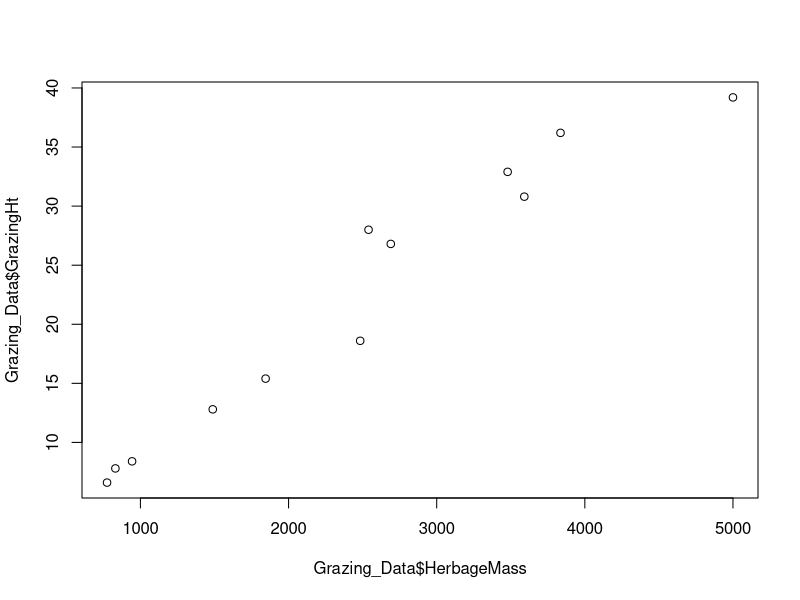
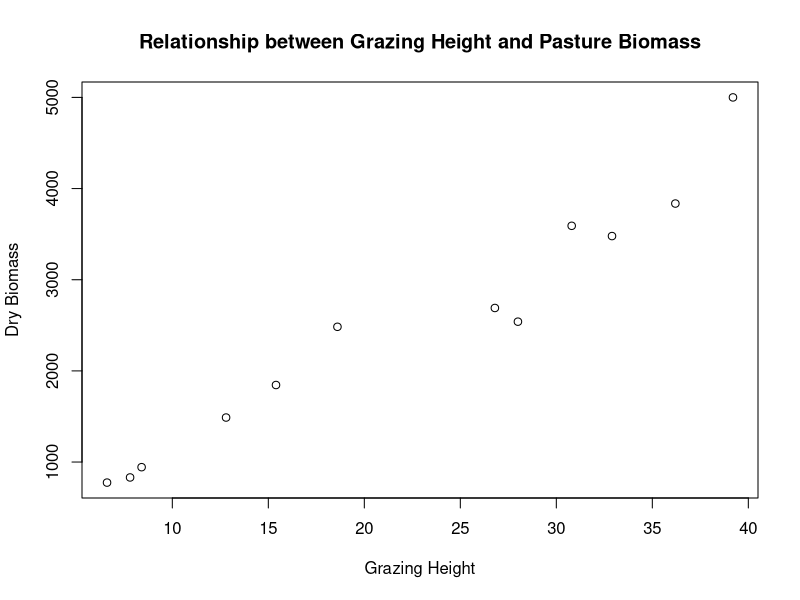
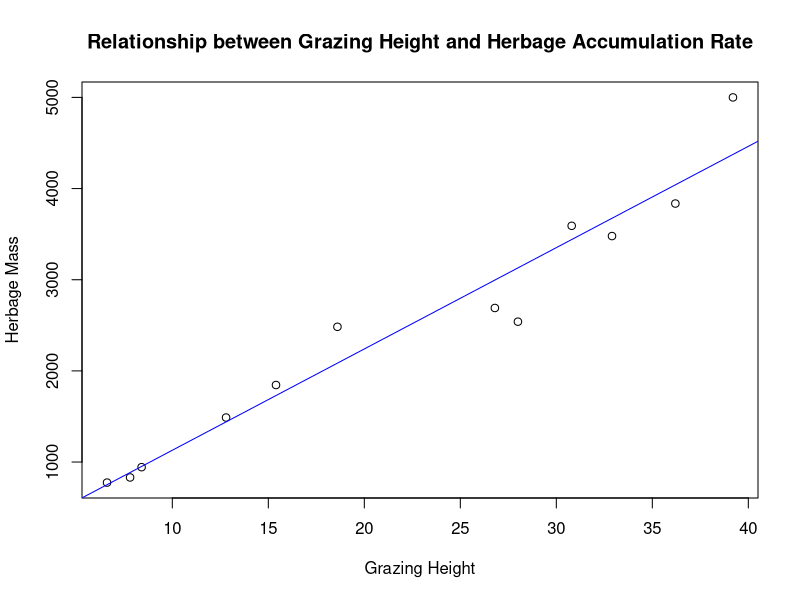
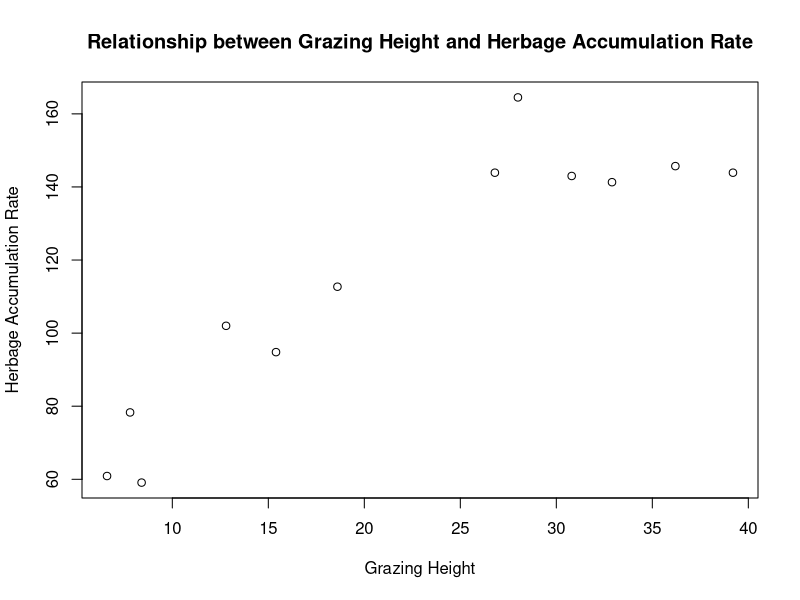
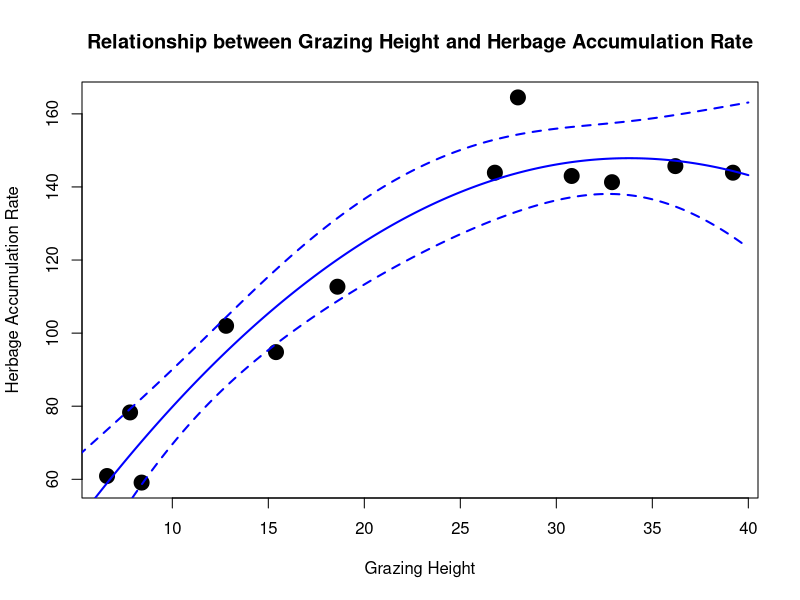
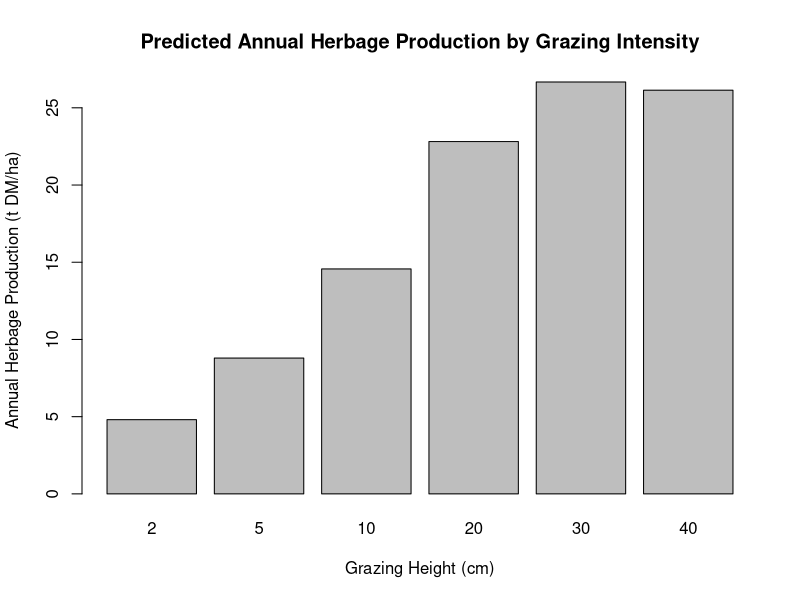

Source code (R) for these figures, in order:
## ---- chunk 1
knitr::opts_chunk$set(echo = TRUE)
## ---- chunk 2
# Clean your workspace/remove all objects
rm(list=ls())

#install.packages("dplyr", "lmtest")
library(dplyr)   # For data manipulation
library(lmtest)  # For checking model assumptions
## ---- chunk 3
# Read dataset
Grazing_Data <- read.csv("Data/GrassHeightData.csv")

# Look at the data
head(Grazing_Data)
## ---- chunk 4
str(Grazing_Data)
## ---- chunk 5
summary(Grazing_Data)
## ---- chunk 6
plot(Grazing_Data$HerbageMass, Grazing_Data$GrazingHt)
## ---- chunk 7
plot(Grazing_Data$HerbageMass ~ Grazing_Data$GrazingHt,
     xlab="Grazing Height",
     ylab="Dry Biomass",
     main="Relationship between Grazing Height and Pasture Biomass")
## ---- chunk 8
# names(Grazing_Data)  # We can print the variable names in our dataset before fitting models
lm1 <- lm(HerbageMass ~ GrazingHt, data = Grazing_Data)
## ---- chunk 9
summary(lm1)
## ---- chunk 10
plot(HerbageMass ~ GrazingHt, data = Grazing_Data,
     xlab="Grazing Height",
     ylab="Herbage Mass",
     main="Relationship between Grazing Height and Herbage Accumulation Rate")
abline(lm1, col="blue")
## ---- chunk 11
plot(Grazing_Data$HerbageAccumulationRate ~ Grazing_Data$GrazingHt,
     xlab="Grazing Height",
     ylab="Herbage Accumulation Rate",
     main="Relationship between Grazing Height and Herbage Accumulation Rate")
## ---- chunk 12
lm2 <- lm(HerbageAccumulationRate ~ GrazingHt, data = Grazing_Data)
summary(lm2)

lm3 <- lm(HerbageAccumulationRate ~ GrazingHt + I(GrazingHt^2), data = Grazing_Data)
summary(lm3)
## ---- chunk 13
AIC(lm2)
AIC(lm3)
## ---- chunk 14
# Create a new sequence of grazing height values
new_GrazingHt = seq(0, 40, by=0.1)

# Use the 'predict' function to predict the herbage accumulation rate across the range of grass height
conf_interval <- predict(lm3, newdata=data.frame(GrazingHt=new_GrazingHt), interval="confidence", level = 0.95)

# Make a scatterplot of the observed data points
plot(Grazing_Data$GrazingHt, Grazing_Data$HerbageAccumulationRate,
     xlab="Grazing Height",
     ylab="Herbage Accumulation Rate",
     main="Relationship between Grazing Height and Herbage Accumulation Rate",
     cex=2, pch=19)

# Add lines that plot the mean, upper confidence interval, and lower confidence interval
lines(new_GrazingHt, conf_interval[,1], col="blue", lwd=2)
lines(new_GrazingHt, conf_interval[,2], col="blue", lty=2, lwd=2)
lines(new_GrazingHt, conf_interval[,3], col="blue", lty=2,lwd=2)
## ---- chunk 15
RefPts <- new_GrazingHt[c(21, 51, 101, 201, 301, 401)]
RefAcc <- conf_interval[c(21, 51, 101, 201, 301, 401),]*365/2000
barplot(RefAcc[,1], names.arg = RefPts,
        xlab="Grazing Height (cm)", 
        ylab="Annual Herbage Production (t DM/ha)",
        main="Predicted Annual Herbage Production by Grazing Intensity")

